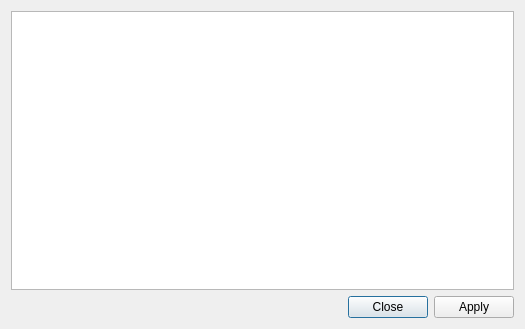
<?xml version="1.0" encoding="UTF-8"?>
<ui version="4.0">
 <class>Dialog</class>
 <widget class="QDialog" name="Dialog">
  <property name="geometry">
   <rect>
    <x>0</x>
    <y>0</y>
    <width>525</width>
    <height>329</height>
   </rect>
  </property>
  <property name="windowTitle">
   <string>Check compiler</string>
  </property>
  <layout class="QVBoxLayout" name="verticalLayout">
   <item>
    <widget class="QTextEdit" name="textEdit"/>
   </item>
   <item>
    <widget class="QDialogButtonBox" name="buttonBox">
     <property name="orientation">
      <enum>Qt::Horizontal</enum>
     </property>
     <property name="standardButtons">
      <set>QDialogButtonBox::Apply|QDialogButtonBox::Close</set>
     </property>
     <property name="centerButtons">
      <bool>false</bool>
     </property>
    </widget>
   </item>
  </layout>
 </widget>
 <resources/>
 <connections>
  <connection>
   <sender>buttonBox</sender>
   <signal>accepted()</signal>
   <receiver>Dialog</receiver>
   <slot>accept()</slot>
   <hints>
    <hint type="sourcelabel">
     <x>248</x>
     <y>254</y>
    </hint>
    <hint type="destinationlabel">
     <x>157</x>
     <y>274</y>
    </hint>
   </hints>
  </connection>
  <connection>
   <sender>buttonBox</sender>
   <signal>rejected()</signal>
   <receiver>Dialog</receiver>
   <slot>reject()</slot>
   <hints>
    <hint type="sourcelabel">
     <x>316</x>
     <y>260</y>
    </hint>
    <hint type="destinationlabel">
     <x>286</x>
     <y>274</y>
    </hint>
   </hints>
  </connection>
 </connections>
</ui>
